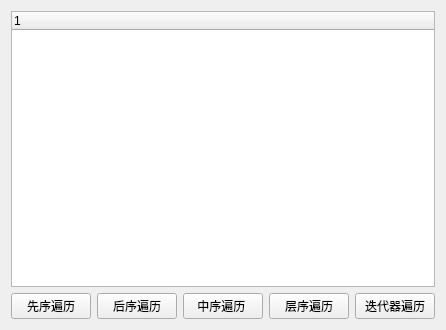
<?xml version="1.0" encoding="UTF-8"?>
<ui version="4.0">
 <class>Widget</class>
 <widget class="QWidget" name="Widget">
  <property name="geometry">
   <rect>
    <x>0</x>
    <y>0</y>
    <width>440</width>
    <height>330</height>
   </rect>
  </property>
  <property name="windowTitle">
   <string>Widget</string>
  </property>
  <layout class="QVBoxLayout" name="verticalLayout">
   <item>
    <widget class="QTreeWidget" name="treeWidget">
     <column>
      <property name="text">
       <string notr="true">1</string>
      </property>
     </column>
    </widget>
   </item>
   <item>
    <layout class="QHBoxLayout" name="horizontalLayout">
     <item>
      <widget class="QPushButton" name="btnPreorder">
       <property name="text">
        <string>先序遍历</string>
       </property>
      </widget>
     </item>
     <item>
      <widget class="QPushButton" name="btnPostorder">
       <property name="text">
        <string>后序遍历</string>
       </property>
      </widget>
     </item>
     <item>
      <widget class="QPushButton" name="btnMidorder">
       <property name="text">
        <string>中序遍历 </string>
       </property>
      </widget>
     </item>
     <item>
      <widget class="QPushButton" name="btnLevelorder">
       <property name="text">
        <string>层序遍历</string>
       </property>
      </widget>
     </item>
     <item>
      <widget class="QPushButton" name="btnIterator">
       <property name="text">
        <string>迭代器遍历</string>
       </property>
      </widget>
     </item>
    </layout>
   </item>
  </layout>
 </widget>
 <resources/>
 <connections/>
</ui>
